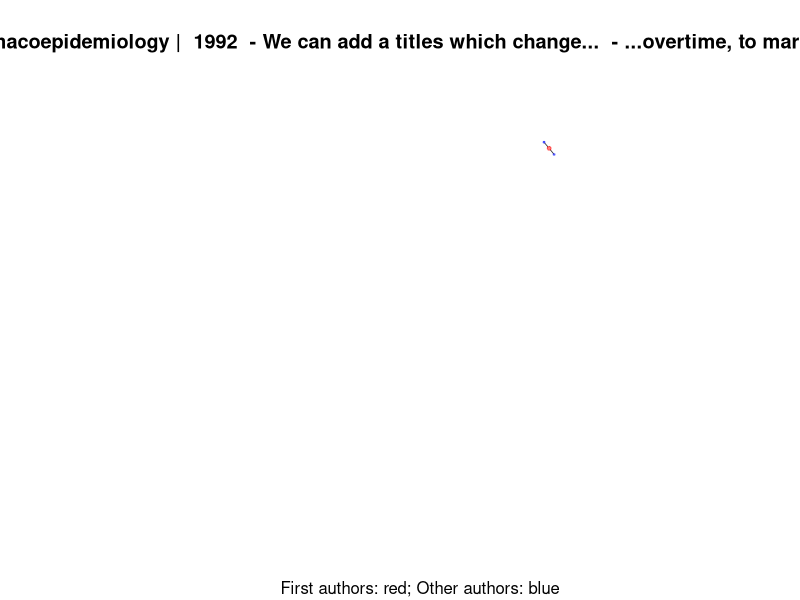
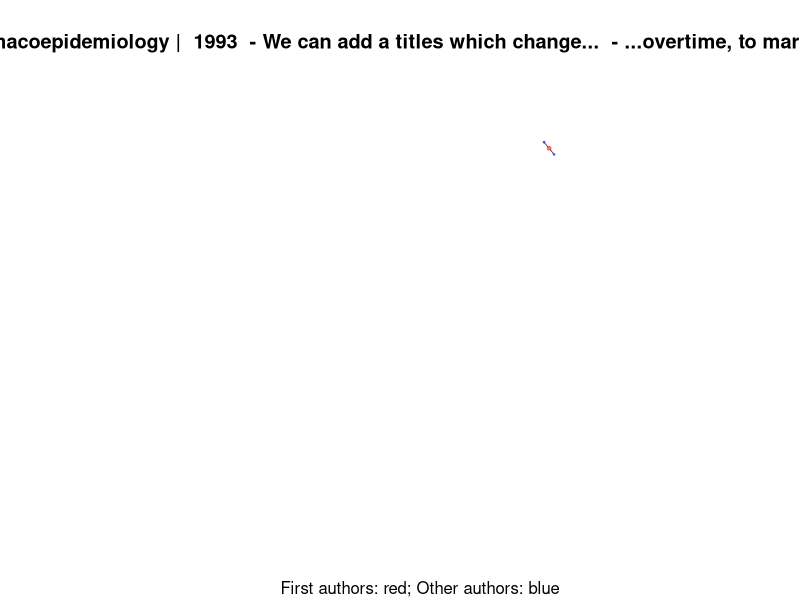
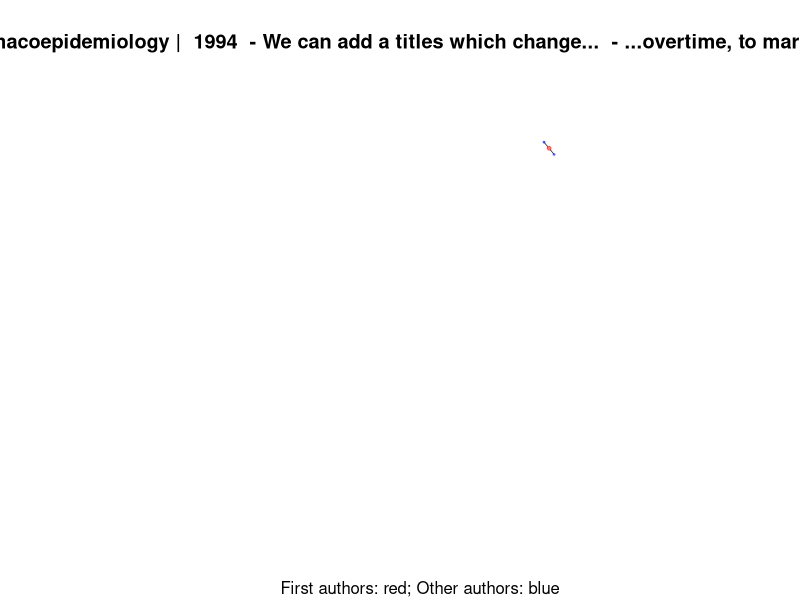
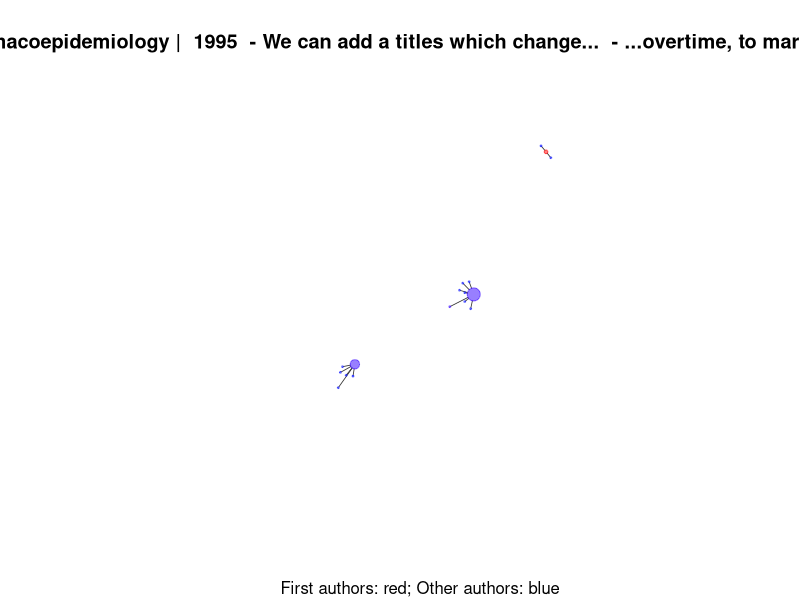
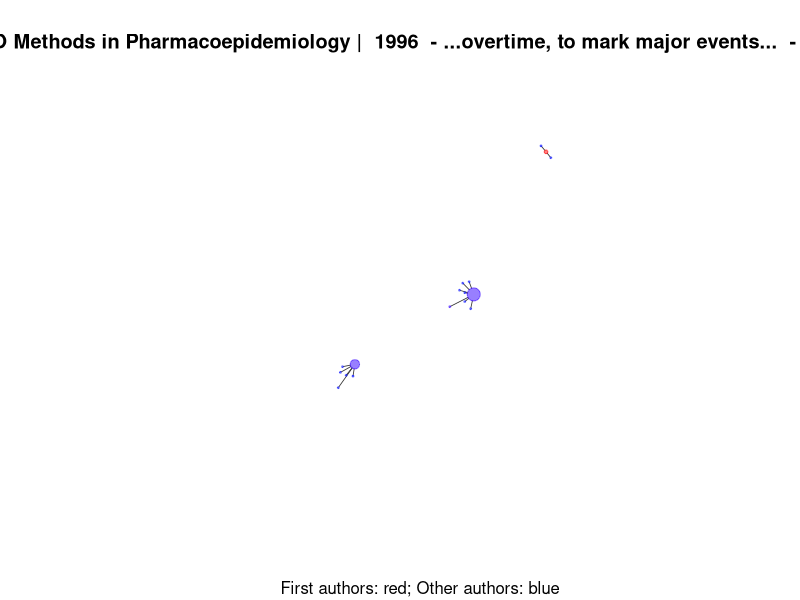
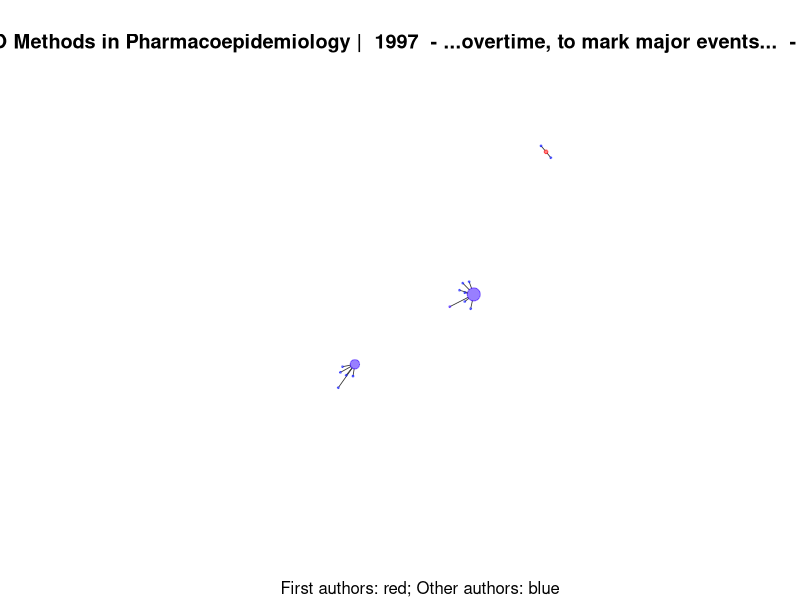
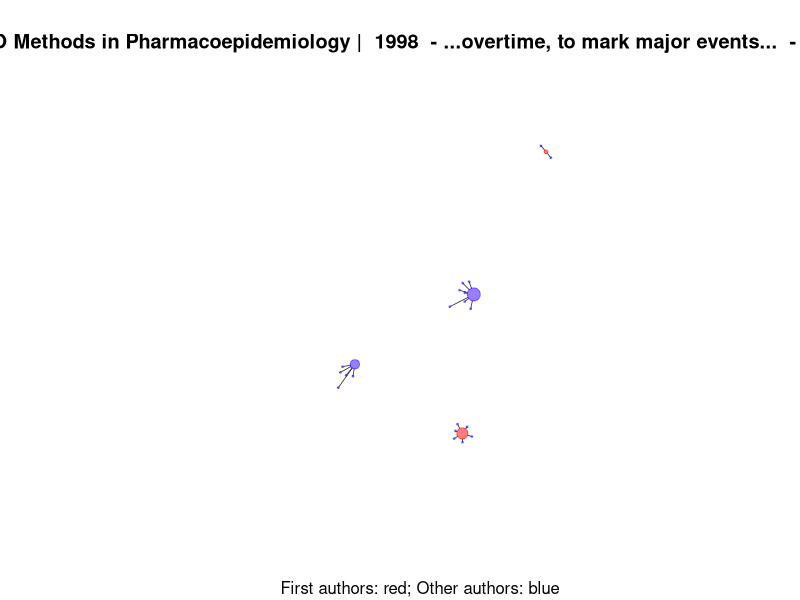
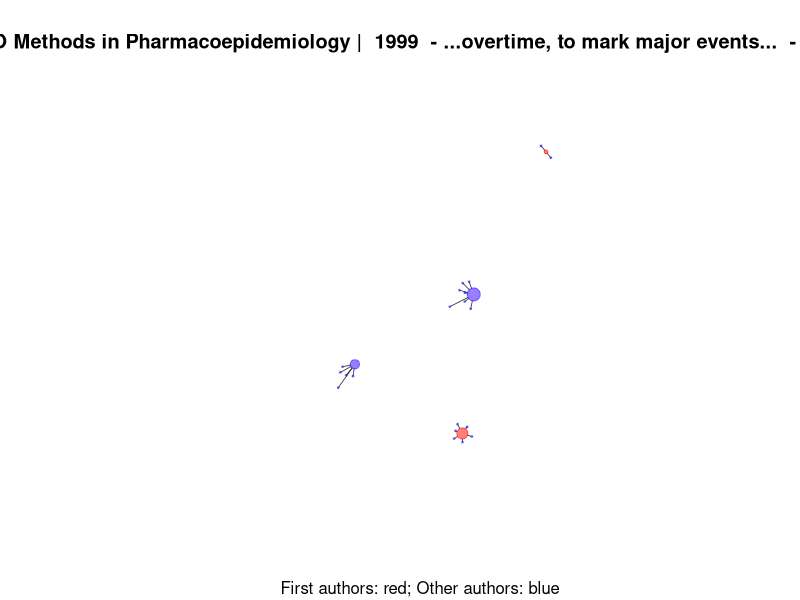

Write R code to recreate these figures, in order.
# Generating network in igraph

######################################### SET-UP ##################################################################

library(sqldf)
library(igraph)
library(reshape2)
library(plyr)

######################################### melt_cast.R #############################################################

# Reads csv as data frame. Contains publications with authors, year, and method
RawPubs <- read.csv("AllPubRaw.csv", header=T, sep=",")

# Edgelist from first author to other authors with year and method data
# See 'eGO//melt_cast.R' for more documentation, or read up on the melt() function.
PubMeltRaw <- melt(RawPubs, id.vars = c("Author1", "Year", "Method"))

# Many papers do not have 36 authors. Remove rows with no author data
# Fill blank spaces with NA, then use na.omit
PubMeltRaw[PubMeltRaw == ""] <- NA
PubMelt <- na.omit(PubMeltRaw)

######################################### concatenate.R ###########################################################

# Divide data into two tables: first authors (a1) and 'other' authors (aO)----------------------------------------

nodes_a1_raw <- sqldf("SELECT Author1 AS author, 'a1' AS type, Method AS method, Year AS year FROM PubMelt")
nodes_aO_raw <- sqldf("SELECT value AS author, 'aO' AS type, Method AS method, Year AS year FROM PubMelt")

# Authors who published in both methods are now either CCO,SSCO or SSCO,CCO
nodes_a1_cm <- sqldf("SELECT author, type, GROUP_CONCAT(DISTINCT method) AS method, year AS Year
                     FROM nodes_a1_raw
                     GROUP BY author")

nodes_aO_cm <- sqldf("SELECT author, type, GROUP_CONCAT(DISTINCT method) AS method, year AS Year
                     FROM nodes_aO_raw
                     GROUP BY author")

# Create nodes list
nodesall <- sqldf("SELECT author, type, method, year FROM nodes_a1_cm 
                  UNION SELECT author, type, method, year FROM nodes_aO_cm")

# concatenate authors who've published as both a1 & aO 
nodes <- sqldf("SELECT author, GROUP_CONCAT(type,'') AS type, method, min(year) AS year
                FROM nodesall
               GROUP BY author")

# Remove nodes beyond their initial entry (ie. first publication)
nodes <- sqldf("SELECT author, type, method, min(year) AS year FROM nodes GROUP BY author")


# In the final table of nodes, all authors are listed with the year of their first publication in
# the field, along with method(s) and type(s) of author position


######################################## Name_to_ID.R #########################################################

# Replace old data frame with new data frame that adds a column of numbered IDs
nodes <- data.frame(i = 1:length(nodes$author), author = nodes$author, 
                    type = nodes$type, method = nodes$method, year = nodes$year)

# Reseparate nodes (with numbered ID data) into two dataframes for a1 IDs and aO IDs
a1_id <- subset(nodes, type != 'aO', select = c(i, author, type, year))
aO_id <- subset(nodes, type != 'a1', select = c(i, author, type, year))

# Rename columns (this will come in handy when we join the tables)
a1_id <- rename(a1_id, c("i"="a1_id"))
aO_id <- rename(aO_id, c("i"="aO_id"))

# Let's join the tables!
edges <- sqldf("SELECT PubMelt.Author1, a1_id.a1_id, PubMelt.value, PubMelt.year  
                 FROM PubMelt INNER JOIN a1_id
                 ON PubMelt.Author1 = a1_id.author")

edges <- sqldf("SELECT edges.Author1, edges.a1_id, edges.value, edges.year, aO_id.aO_id  
                 FROM edges INNER JOIN aO_id
                 ON edges.value = aO_id.author")

# final edges dataframe with only IDs and year
edges <- data.frame(a1 = edges$a1_id, aO = edges$aO_id, year = edges$Year)

# add edges ID to table
edges$id <- 1:length(edges$a1)

############################################ NEW SCRIPT ##############################################################

# generate an igraph object, using our edge list and vertice data
g <- graph.data.frame(edges, directed = T, vertices = nodes)

# Apply the Fruchterman-Reingold layout
layout_g <- layout.fruchterman.reingold(g)

######################################################################################################################
#                                   START RUNNING FUNCTION FROM HERE TO SAVE TIME                                    #
######################################################################################################################

create_graph_png <- function(max_date,i) {
  
  # Structure of function: subgraph.edges(graph, eids, delete.vertices = TRUE)
  # Translation: make a subgraph of 'g'. Edgelist to use is entries in 'edges' which happened
  # before the input date. (<= less than/equal to; which() returns T/F based on a logical condition)
  # A subgraph gives part of a graph, but will only contain the specified vertices & edges.
  
  # 'i' in the subscript? doesn't feel right but ok, will keep it for now.
  gx <- subgraph.edges(g,edges[which(edges$year <= max_date), 'id'], 
                       delete.vertices=F)

  # Specify both the vertex fill and vertex frame colour. "Black" is a preset colour in igraph
  # V(gx) selects all nodes in the subgraph
  # lol why is this even necessary (this is taken from the carpool code)
  V(gx)$color <- "black"
  V(gx)$frame.color <- "black"
  
  # HSV is one of the ways to specify colour in programming. Often used for ease of controlling colour intensity
  # Alpha value denotes transparency (This is consistent across many programming contexts)
  # designates all a1 colours
  col_a1 <- hsv(0,1,1,alpha=.5)
  
  # Select entries in 'nodes' which returns TRUE if their type is a1
  # i.e. select 1st authors, and set their fill/frame colours to the colour defined in above col_a1
  V(gx)[which(nodes$type == "a1")]$color <- col_a1
  V(gx)[which(nodes$type == "a1")]$frame.color <- col_a1

  # specifies size
  V(gx)[which(nodes$type == "a1")]$size <- 1
 
  # Repeat for aO
  col_aO <- hsv(0.66,1,1,alpha=.5)
  V(gx)[which(nodes$type == "aO")]$color <- col_aO
  V(gx)[which(nodes$type == "aO")]$frame.color <- col_aO
  V(gx)[which(nodes$type == "aO")]$size <- 1

  # Repeat for those published as both author positions. | means OR
  col_hybrid <- hsv(.7,1,1,alpha=.5)
  V(gx)[which(nodes$type == "a1aO" | nodes$type == "aOa1")]$color <- col_hybrid
  V(gx)[which(nodes$type == "a1aO" | nodes$type == "aOa1")]$frame.color <- col_hybrid
  V(gx)[which(nodes$type == "a1aO" | nodes$type == "aOa1")]$size <- 1
  
  # new nodes emphasized by bright color and a changing size
  newones <- hsv(.36,1,1,alpha=.5)
  
  # if node is 3 years or less, colour glows green.
  # logic statement: year of network (max_date) - year of the node is less/equal to 3 
  #V(gx)[which((max_date - nodes$year) <= 3)]$color <- newones
  #V(gx)[which((max_date - nodes$year) <= 3)]$frame.color <- newones
  
  # Similar logic. Make size 2.5 when node appears, after a while make it a bit smaller
  V(gx)[which( ((max_date - nodes$year)>3) & ((max_date - nodes$year)<=5) )]$size <- 1.6
  V(gx)[which((max_date - nodes$year) <= 3)]$size <- 2.5
  
  # [BUG BUG BUG BUG] get's rid of the not yet to be displayed nodes
  # [AL] this line is a little odd. technically, these nodes shouldn't have been drawn in anyway
  # alpha = 0 means completely transparent
  notyet <- hsv(1,1,1,alpha=0)
  
  # [BUG BUG BUG BUG] get's rid of the not yet to be displayed nodes
  # ok but technically NOTHING should have a degree less than 1...if it does, clearly gx wasnt
  # drawn correctly???? wtf
  # but if these lines are commented out, everything works fine. w t f
  V(gx)[which(degree(gx) < 1)]$frame.color=notyet 
  V(gx)[which(degree(gx) < 1)]$color=notyet 
  V(gx)[which(degree(gx) < 1)]$size=0
  
  bgcolor <- hsv(0.66,0.05,1)
  
  # the textual annotations
  plot_title <- paste("Co-authorship Network of CCO and SSCO Methods in Pharmacoepidemiology | ",max_date)
  if(max_date <= 1995) {
    plot_title <- paste(plot_title," - We can add a titles which change...")
  }
  
  if(max_date <= 2000) {
    plot_title <- paste(plot_title," - ...overtime, to mark major events...")
  }
  
  if(max_date <= 2005) {
    plot_title <- paste(plot_title," - ...or characterize certain time periods.")
  }
  
  if(max_date <= 2010) {
    plot_title <- paste(plot_title," - cats")
  }
  
    # advertisement
  sub_title <- "First authors: red; Other authors: blue"
  
  par(bg=bgcolor)
  # let's create a PNG and plot the graph onto it
  # 'sprintf()' runs the commands inside of it, but returns it in a string format
  # (%03d, i): if i=1, you will see 001. if i=2, you will see 002. etc.
  
  # the size of a node grows with the number of attached edges
  V(gx)$size <- 1.005*degree(gx)
  
  ############### NTS: REMEMBER TO CHANGE THIS LOCATION EACH TIME U PRINT ##################
  png(sprintf("C:\\Users\\Amy\\Documents\\R_Git\\R_outputs\\testG\\testG%03d.png", i),
  width=5000, height=5000, bg=bgcolor, res=372)
  ###########################################################################################
  
    plot(gx, margin=0, frame=F, main=plot_title, sub=sub_title, 
       vertex.label=NA, edge.color=rgb(.2,.2,.2), edge.arrow.mode=0, 
       layout=layout_g, edge.width=.8)
  text(10,10, label=max_date)
  dev.off() # shuts off current graphic printing device
}


# Let's print! Could take a while... =============================================================================

# let's get it started!
# First pub was in 1992, therefore start_date is 1991 because of the start_date+i argument
# 2013 - 1991 = 22
# Translation: loop the function we just wrote 22 times (start a 1995), to generate a new subgraph each year 
one_year_prev <- 1991
for (i in c(1:22)) {
  message(sprintf("printing year %d", one_year_prev + i))
  create_graph_png(one_year_prev + i, i)
}



######################## DEBUGGING TRIAL SCRAP #############################

# test colours here:
# plot(x=1:10, y=rep(5,10), pch=19, cex=3, col=hsv(.7,1,1,alpha=.5))

# notyet bug
# V(g)[which(degree(g) > 10)] # degrees work fine
# V(g)[which(degree(g) < 1)] # none


# gx <- subgraph.edges(g, edges[which(edges$year <= 2000)], delete.vertices=F)
